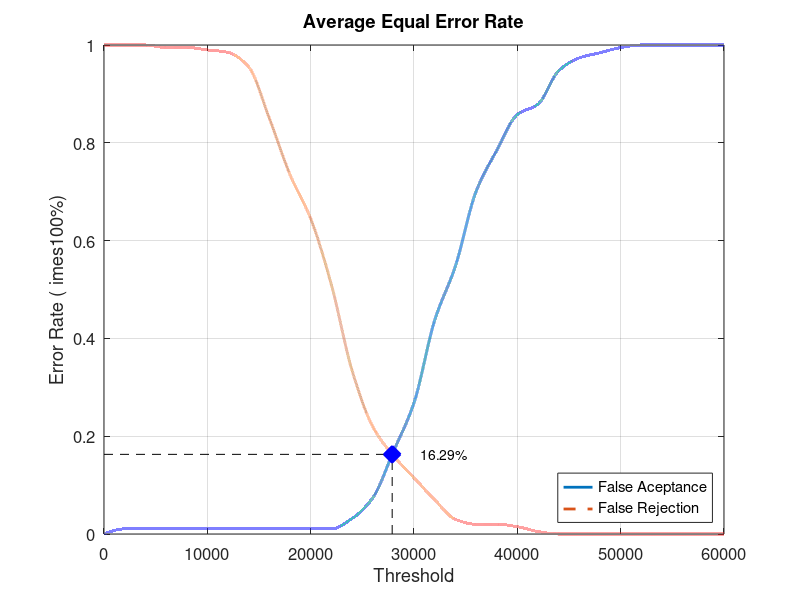
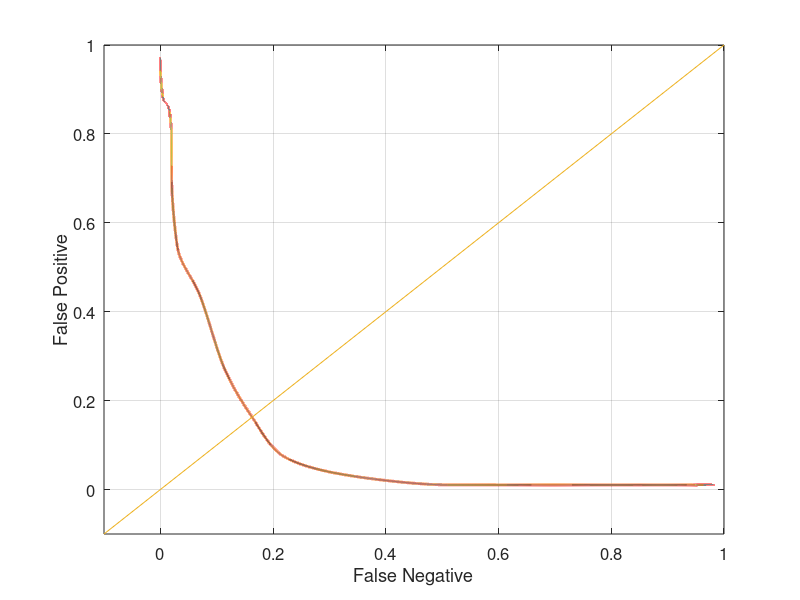

Here is the MATLAB script that generated these plots, in order:
close all;
clear;
clc;
x = 0:2000:60000;
xq = 0:0.5:60000;

y0 = [0 0.0105263 0.0105263 0.0105263 0.0105263 0.0105263 0.0105263 0.0105263 0.0105263 0.0105263 0.0105263 0.0105263 0.0315789 0.0736842 0.168421 0.268421 0.436842 0.547368 0.7 0.784211 0.857895 0.878947 0.947368 0.973684 0.984211 0.994737 1 1 1 1 1]
yy0 = interp1(x, y0, xq, 'pchip');
y1 = [1 1 1 0.995 0.995 0.99 0.985 0.955 0.85 0.735 0.645 0.51 0.335 0.22 0.16 0.115 0.07 0.03 0.02 0.02 0.015 0.005 0 0 0 0 0 0 0 0 0]
yy1 = interp1(x, y1, xq, 'pchip');

% Calculating EER: 
y2 = abs(y0 - y1);
find(y2 == min(y2))
yy2 = abs(yy0 - yy1);
xEER = find(yy2 == min(yy2));
xEERIndex = xq(xEER) % X-axis EER
yEER = yy0(xEER) % Y-axis EER

main = figure
plot(xq, yy0,'-','LineWidth', 2);	hold on
plot(xq, yy1,'--','LineWidth', 2);	hold on
plot([xEERIndex xEERIndex], [0 yEER], 'k--');	hold on
plot([0 xEERIndex], [yEER yEER], 'k--');	hold on
plot(xEERIndex, yEER, 'bx', 'LineWidth', 10);	hold on
text(xEERIndex + 10 * xEERIndex / 100, yEER, [num2str(round((10000 * yEER)) / 100) '%'])
legend('False Aceptance', 'False Rejection', 'Location', 'SouthEast')
xlabel('Threshold')
ylabel('Error Rate (	imes100%)')
title('Average Equal Error Rate')
set(gca, 'FontSize', 12)
axis([0 60000 0 1])
grid on

print(main, 'Database2_1Main', '-dpng');
FNRxFPR = figure('Color', [1 1 1]);
plot(yy1, yy0, '-', yy1, yy0, 'LineWidth', 2);
hold on
y = -0.1:0.1:1
plot(y, y); 
set(gca, 'FontSize', 12)
xlabel('False Negative')
ylabel('False Positive')
axis([-0.1 1 -0.1 1])
set(gca, 'FontSize', 12)
grid on

print(FNRxFPR, 'Database2_1FNRxFPR','-dpng');
